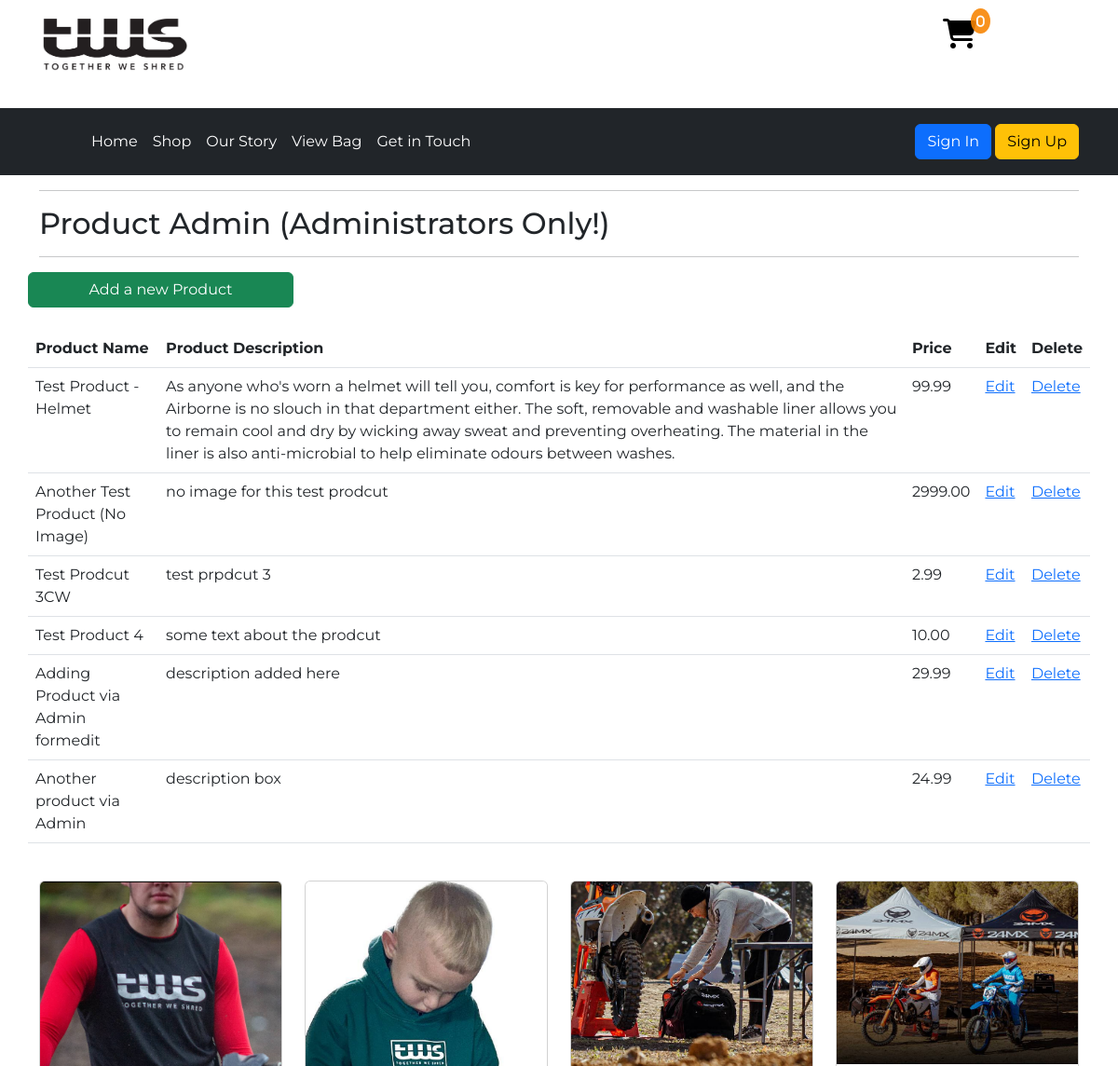
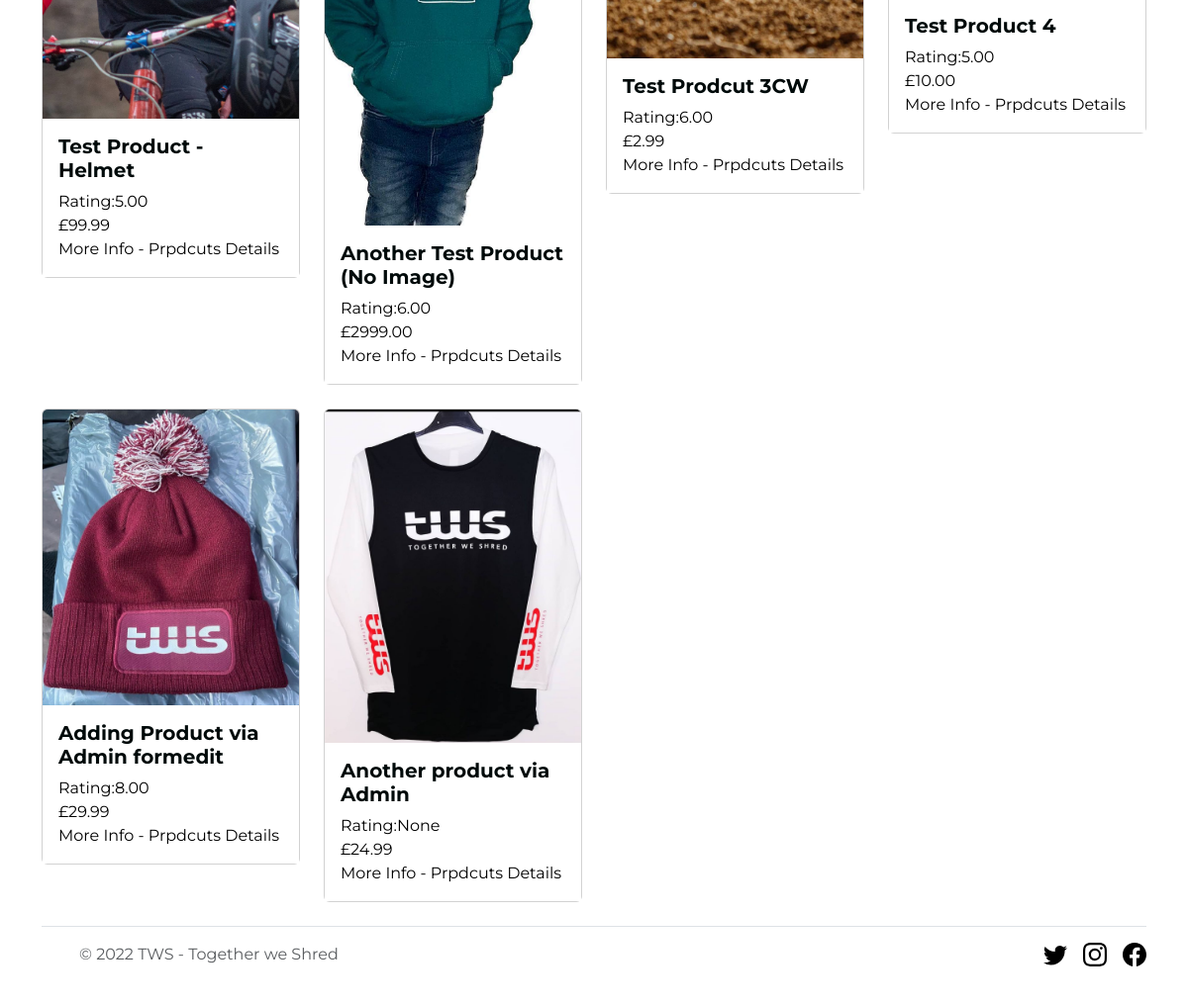
Page /shop/product_admin/ on the committed database (2 pictures, top to bottom).
### shop/models.py (models this page shows, shortened)
class Product(models.Model):
    category = models.ForeignKey('Category', null=True, blank=True,
                                 on_delete=models.SET_NULL)
    product_code = models.CharField(max_length=254, null=True, blank=True)
    name = models.CharField(max_length=254)
    description = models.TextField()
    price = models.DecimalField(max_digits=6, decimal_places=2)
    customer_rating = models.DecimalField(max_digits=6, decimal_places=2,
                                          null=True, blank=True)
    item_in_stock = models.BooleanField(default=True)
    image_url = models.URLField(max_length=1024, null=True, blank=True)
    image = models.ImageField(null=True, blank=True)

### shop/views.py (the view)
# urls.py: path('product_admin/', views.product_admin, name="product_admin"),
def product_admin(request):
    category = None
    categories = Category.objects.all()
    products = Product.objects.all()
    if category:
        category = get_object_or_404(Category, category=category)
        products = products.filter(category=category)
    return render(request,
                  'shop/productadmin_list.html',
                  {'category': category,
                   'categories': categories,
                   'products': products})

### shop/templates/shop/productadmin_list.html (shortened to what this page needs)
{% extends "base.html" %}
{% load static %}
{% block content%}
<div class="container">
<hr>
<h2>Product Admin (Administrators Only!)</h2>
<hr>
<div class="row row-cols-4 row-cols-md-4 g-4">
  <table class="table">
    <thead>
      <tr><a class="btn btn-success" href="{% url 'add_product' %}">Add a new Product</a></tr>
      <tr>
        <th scope="col">Product Name</th>
        <th scope="col">Product Description</th>
        <th scope="col">Price</th>
        <th scope="col">Edit</th>
        <th scope="col">Delete</th>
      </tr>
    </thead>
    <tbody>
      {% for product in products %}
        <tr>
          <td>{{ product.name }}</td>
          <td>{{ product.description }}</td>
          <td>{{ product.price }}</td>
          <td><a href="{% url 'edit_product' product.id %}">Edit</a></td>
          <td><a href="{% url 'delete_product' product.id %}">Delete</a></td>
        </tr>
      {% endfor %}
    </tbody>
  </table>
  {% for product in products %}
  <div class="col">
    <a href="{% url 'product_detail' product.id %}">
    <div class="card">
      <img class="card-img-top" alt="..." src="{% if product.image %}{{ product.image.url }}{% else %}{% static "img/no_image.png" %}{% endif %}">
      <div class="card-body">
        <h5 class="card-title">{{ product.name }}</h5>
        <p class="card-text">Rating:{{ product.customer_rating }}<br>
          £{{ product.price }}</p>
          <a href="{% url 'product_detail' product.id %}">More Info - Prpdcuts Details</a>
        </a>
      </div>
    </div>
  </div>
         {% endfor %}
  {% endblock %}

### templates/base.html (shortened to what this page needs)
{% load static %}
<!doctype html>
<html lang="en">
  <head>
    {% block basecss %}
        <link rel="stylesheet" href="https://cdn.jsdelivr.net/npm/bootstrap@5.3.0-alpha1/dist/css/bootstrap.min.css" rel="stylesheet">
        <link rel="stylesheet" href="{% static 'css/base.css' %}">
        {% endblock %}
  </head>
  <body>
    <div class="container">
      <header>
        <div class="row">
         <div class="logo-header col col-2"><div class="tws-logo"></div></div>
         <div class="logo-header-centre col col-8"></div>
         <div class="logo-header-right col col-2">
         <a href="{% url 'view_shoppingbag'%}">
          <div class="shopping-basket-holder">
            <i class="fas fa-shopping-cart fa-2x">
            <span class="logo-header-button-number">{{ product_count }}</span>
            </i>
          </div>
         </a>
         </div>
        </div>
            </div>
      <header class="p-3 text-bg-dark">
        <div class="container">
          <div class="d-flex flex-wrap align-items-center justify-content-center justify-content-lg-start">
            <a href="/" class="d-flex align-items-center mb-2 mb-lg-0 text-white text-decoration-none">
              <svg class="bi me-2" width="40" height="32" role="img" aria-label="Bootstrap"><use xlink:href="#bootstrap"/></svg>
            </a>
                <ul class="nav col-12 col-lg-auto me-lg-auto mb-2 justify-content-center mb-md-0">
                  <li><a href="{% url 'home'%}" class="nav-link px-2 text-white">Home</a></li>
                  <li><a href="{% url 'product_list'%}" class="nav-link px-2 text-white ">Shop</a></li>
                  <li><a href="{% url 'ourstory'%}" class="nav-link px-2 text-white">Our Story</a></li>
                  <li><a href="{% url 'view_shoppingbag'%}" class="nav-link px-2 text-white">View Bag</a></li>
                  <li><a href="{% url 'contactus'%}" class="nav-link px-2 text-white">Get in Touch</a></li>
                </ul>
                <div class="text-end">
                  {% if user.is_authenticated %}
                    {% if request.user.is_superuser %}
                      <a href="{% url 'product_admin' %}" class="btn btn-primary" role="button" aria-pressed="true">Manage Shop</a>
                    {% endif %}
                  <a href="{% url 'profile' %}" class="btn btn-primary" role="button" aria-pressed="true">My Profile</a>
                  <a href="{% url 'account_logout' %}" class="btn btn-primary" role="button" aria-pressed="true">Logout</a>
                  {% else %}
                    <a href="{% url 'account_login' %}" class="btn btn-primary" role="button" aria-pressed="true">Sign In</a>
                    <a href="{% url 'account_signup' %}" class="btn btn-warning" role="button" aria-pressed="true">Sign Up</a>
                  {% endif %}
              </div>
          </div>
        </div>
      </header>
    {% block content %}
    {% endblock %}
    <div class="container">
      <footer class="d-flex flex-wrap justify-content-between align-items-center py-3 my-4 border-top">
        <div class="col-md-4 d-flex align-items-center">
          <a href="/" class="mb-3 me-2 mb-md-0 text-muted text-decoration-none lh-1">
            <svg class="bi" width="30" height="24"><use xlink:href="#bootstrap"/></svg>
          </a>
          <span class="mb-3 mb-md-0 text-muted">&copy; 2022 TWS - Together we Shred</span>
        </div>
        <ul class="nav col-md-4 justify-content-end list-unstyled d-flex">
          <li class="ms-3"><a class="text-muted" href="#"><svg class="bi" width="24" height="24"><use xlink:href="#twitter"/></svg></a></li>
          <li class="ms-3"><a class="text-muted" href="#"><svg class="bi" width="24" height="24"><use xlink:href="#instagram"/></svg></a></li>
          <li class="ms-3"><a class="text-muted" href="#"><svg class="bi" width="24" height="24"><use xlink:href="#facebook"/></svg></a></li>
        </ul>
      </footer>
    </div>
  </body>
</html>

### static/css/base.css (style rules this page uses)
body { font-family: 'Montserrat', sans-serif; background-repeat: no-repeat; background-size: cover; }
.logo-header { background-color:white; padding-top:16px; }
.logo-header-centre { background-color:white; }
.logo-header-right { background-color:white; }
.shopping-basket-holder { padding:20px; margin-right: 0px; color:black; }
.logo-header-button-number { background: hsla(32, 98%, 49%, 0.89); border-radius: 50%; color: #fff; font-size: 14px; position:relative; font-weight: 700; right: 14px; top:-20px; padding:6px; line-height:30px; }
.tws-logo { max-width:300px; height:100px; background-image: url('/media/tws_logo.PNG'); display: block; background-size:contain; background-repeat:no-repeat; border-right: 0.2rem solid white; }
.card-body { background-color:white; }
.card-body a { text-decoration: none; color:black; }
.card-title { font-family: 'Montserrat', sans-serif; color:rgb(0, 10, 10); font-weight: 700; }

### rows in the picture
Product: name "Test Product - Helmet", description "As anyone who's worn a helmet will tell you, comfort is key for performance as well, and the Airborne is no slouch in that department either. The soft, removable and washable liner allows you to remain cool and dry by wicking away sweat and preventing overheating. The material in the liner is also anti-microbial to help eliminate odours between washes.", price "99.99", image (picture), customer_rating "5.00"
Product: name "Another Test Product (No Image)", description "no image for this test prodcut", price "2999.00", image (picture), customer_rating "6.00"
Product: name "Test Prodcut 3CW", description "test prpdcut 3", price "2.99", image (picture), customer_rating "6.00"
Product: name "Test Product 4", description "some text about the prodcut", price "10.00", image (picture), customer_rating "5.00"
Product: name "Adding Product via Admin formedit", description "description added here", price "29.99", image (picture), customer_rating "8.00"
Product: name "Another product via Admin", description "description box", price "24.99", image (picture), customer_rating "None"

### other values in the picture
{{ product_count }} "0"
